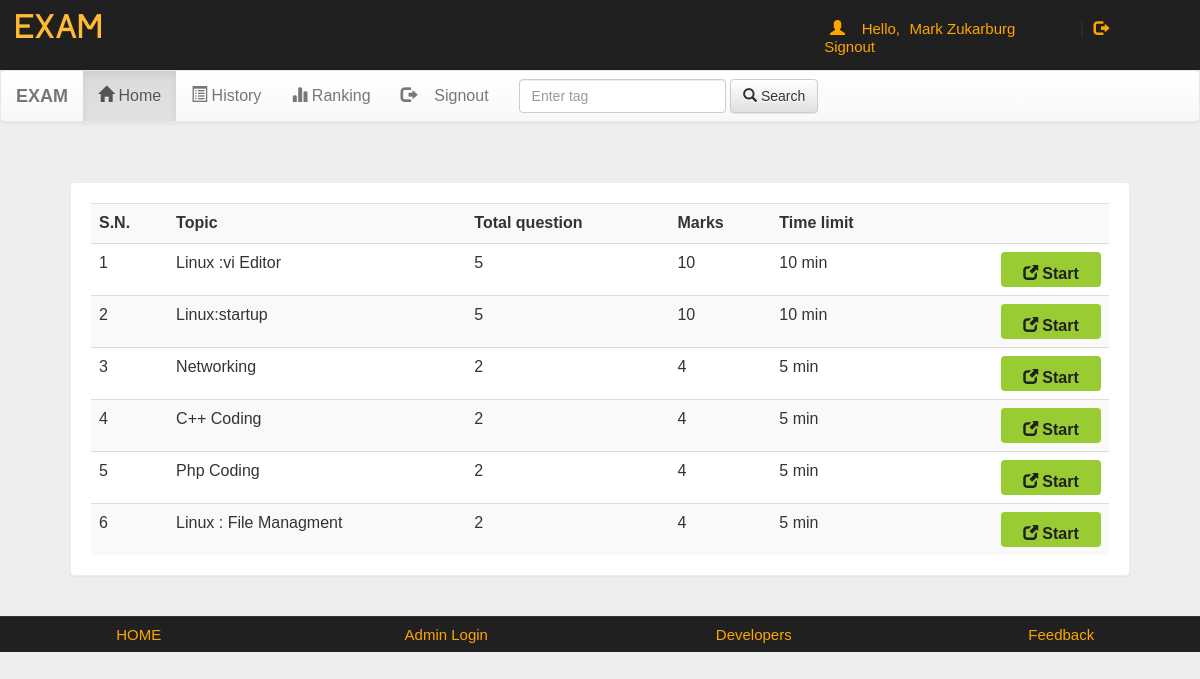
/account.php?q=1 (signed in), run on the app's committed database.
### tables this page shows
CREATE TABLE `quiz` (
  `eid` text NOT NULL,
  `title` varchar(100) NOT NULL,
  `sahi` int(11) NOT NULL,
  `wrong` int(11) NOT NULL,
  `total` int(11) NOT NULL,
  `time` bigint(20) NOT NULL,
  `intro` text NOT NULL,
  `tag` varchar(100) NOT NULL,
  `date` timestamp NOT NULL DEFAULT CURRENT_TIMESTAMP ON UPDATE CURRENT_TIMESTAMP
);

### account.php (the view, shortened to what this page needs)
<!DOCTYPE html PUBLIC "-//W3C//DTD XHTML 1.0 Transitional//EN" "http://www.w3.org/TR/xhtml1/DTD/xhtml1-transitional.dtd">
<html xmlns="http://www.w3.org/1999/xhtml">
<head>
<link  rel="stylesheet" href="css/bootstrap.min.css"/>
 <link  rel="stylesheet" href="css/bootstrap-theme.min.css"/>
 <link rel="stylesheet" href="css/main.css">
 <link  rel="stylesheet" href="css/font.css">
</head>
<body>
<div class="header">
<div class="row">
<div class="col-lg-6">
<span class="logo">EXAM</span></div>
<div class="col-md-4 col-md-offset-2">
 <?php
 include_once 'dbConnection.php';
  if(!(isset($_SESSION['email']))){
header("location:index.php");
}
else
{
$name = $_SESSION['name'];
$email=$_SESSION['email'];
echo '<span class="pull-right top title1" ><span class="log1"><span class="glyphicon glyphicon-user" aria-hidden="true"></span>&nbsp;&nbsp;&nbsp;&nbsp;Hello,</span> <a href="account.php?q=1" class="log log1">'.$name.'</a>&nbsp;|&nbsp;<a href="logout.php?q=account.php" class="log"><span class="glyphicon glyphicon-log-out" aria-hidden="true"></span>&nbsp;Signout</button></a></span>';
}?>
</div>
</div></div>
<div class="bg">
<nav class="navbar navbar-default title1">
  <div class="container-fluid">
    <div class="navbar-header">
      <a class="navbar-brand" href="#"><b>EXAM</b></a>
    </div>
    <div class="collapse navbar-collapse" id="bs-example-navbar-collapse-1">
      <ul class="nav navbar-nav">
        <li <?php if(@$_GET['q']==1) echo'class="active"'; ?> ><a href="account.php?q=1"><span class="glyphicon glyphicon-home" aria-hidden="true"></span>&nbsp;Home<span class="sr-only">(current)</span></a></li>
        <li <?php if(@$_GET['q']==2) echo'class="active"'; ?>><a href="account.php?q=2"><span class="glyphicon glyphicon-list-alt" aria-hidden="true"></span>&nbsp;History</a></li>
		<li <?php if(@$_GET['q']==3) echo'class="active"'; ?>><a href="account.php?q=3"><span class="glyphicon glyphicon-stats" aria-hidden="true"></span>&nbsp;Ranking</a></li>
		<li class="pull-right"> <a href="logout.php?q=account.php"><span class="glyphicon glyphicon-log-out" aria-hidden="true"></span>&nbsp;&nbsp;&nbsp;&nbsp;Signout</a></li>
		</ul>
            <form class="navbar-form navbar-left" role="search">
        <div class="form-group">
          <input type="text" class="form-control" placeholder="Enter tag ">
        </div>
        <button type="submit" class="btn btn-default"><span class="glyphicon glyphicon-search" aria-hidden="true"></span>&nbsp;Search</button>
      </form>
      </div>
  </div>
</nav>
<div class="container">
<div class="row">
<div class="col-md-12">
<?php if(@$_GET['q']==1) {
$result = mysqli_query($con,"SELECT * FROM quiz ORDER BY date DESC") or die('Error');
echo  '<div class="panel"><div class="table-responsive"><table class="table table-striped title1">
<tr><td><b>S.N.</b></td><td><b>Topic</b></td><td><b>Total question</b></td><td><b>Marks</b></td><td><b>Time limit</b></td><td></td></tr>';
$c=1;
while($row = mysqli_fetch_array($result)) {
	$title = $row['title'];
	$total = $row['total'];
	$sahi = $row['sahi'];
    $time = $row['time'];
	$eid = $row['eid'];
$q12=mysqli_query($con,"SELECT score FROM history WHERE eid='$eid' AND email='$email'" )or die('Error98');
$rowcount=mysqli_num_rows($q12);
if($rowcount == 0){
	echo '<tr><td>'.$c++.'</td><td>'.$title.'</td><td>'.$total.'</td><td>'.$sahi*$total.'</td><td>'.$time.'&nbsp;min</td>
	<td><b><a href="account.php?q=quiz&step=2&eid='.$eid.'&n=1&t='.$total.'" class="pull-right btn sub1" style="margin:0px;background:#99cc32"><span class="glyphicon glyphicon-new-window" aria-hidden="true"></span>&nbsp;<span class="title1"><b>Start</b></span></a></b></td></tr>';
}
}
echo '</table></div></div>';
}?>
</div></div></div></div>
<div class="row footer">
<div class="col-md-3 box">
<a href="http://localhost:3201/" target="_blank">HOME</a>
</div>
<div class="col-md-3 box">
<a href="#" data-toggle="modal" data-target="#login">Admin Login</a></div>
<div class="col-md-3 box">
<a href="#" data-toggle="modal" data-target="#developers">Developers</a>
</div>
<div class="col-md-3 box">
<a href="feedback.php" target="_blank">Feedback</a></div></div>
</body>
</html>

### css/main.css (style rules this page uses)
body { overflow-x:hidden; width:100%; font: 15px "Century Gothic", "Times Roman", sans-serif; background:#eee; min-height:550px; background-attachment:fixed; }
.bg { min-height:540px; }
.panel { border-color:#eee; margin:40px; padding:20px; font: 15px "Century Gothic", "Times Roman", sans-serif; }
.header { background:#202020; height:70px; }
.logo { font-family:'typo'; font-size:35px; color:#ffbb33; margin:15px; }
.title1 { font: 16px "Century Gothic", "Times Roman", sans-serif; }
.sub1 { width:90px; color:#202020; background:orange; font-size:15px; height:35px; margin:20px; padding:10px; width:100px; }
.footer { font-size:15px; text-align:center; border-top:1px solid; border-color:#323232; background-color:#202020; }
.footer a { margin:25px; color:orange; text-decoration:none; font: 15px "Century Gothic", "Times Roman", sans-serif; }
.box { padding:9px; }
.top { margin-top:20px; }
.log1 { font: 15px 'Ubuntu', sans-serif; color:orange; margin-left:10px; }
.log { margin:10px; margin-right:60px; margin-left:5px; color:orange; text-decoration:none; font-size:20px; font-size:15px; }

### data on the page
quiz: title "Linux :vi Editor", total "5", $sahi*$total "10", time "10"
quiz: title "Linux:startup", total "5", $sahi*$total "10", time "10"
quiz: title "Networking", total "2", $sahi*$total "4", time "5"
quiz: title "C++ Coding", total "2", $sahi*$total "4", time "5"
quiz: title "Php Coding", total "2", $sahi*$total "4", time "5"
quiz: title "Linux : File Managment", total "2", $sahi*$total "4", time "5"

### other printed values
$name "Mark Zukarburg"
